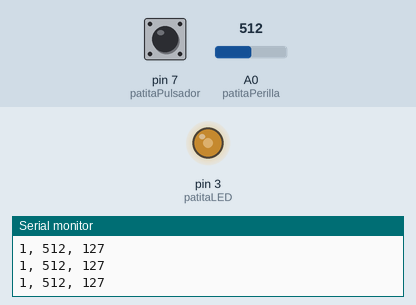
Simulated run of this sketch. Board: Arduino Uno, built with avr-gcc and run on an emulated ATmega328P. Shown: output pins drawn as LEDs (lit = HIGH), the last lines printed to the serial monitor. The inputs (shaded band) are chosen by the test bench; at power-on: A0 (patitaPerilla) = 512, pin 7 (patitaPulsador) HIGH.

Above: at 1.2 s.
1.3 s: A0 (patitaPerilla) set to 122
At 2.1 s:
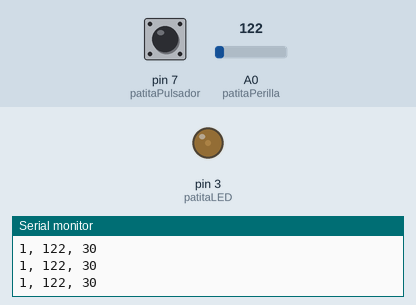
2.8 s: pin 7 (patitaPulsador) pulled LOW for 0.15 s
At 3.8 s:
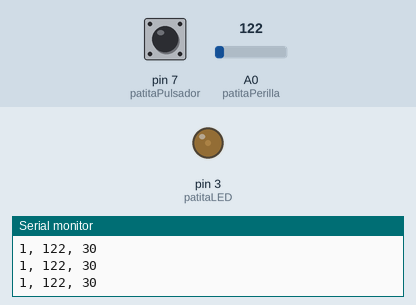
4.4 s: A0 (patitaPerilla) set to 716
At 5.5 s:
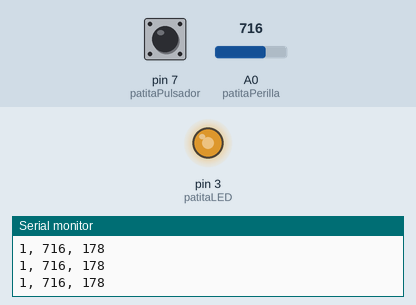
5.9 s: A0 (patitaPerilla) set to 900
At 6.7 s:
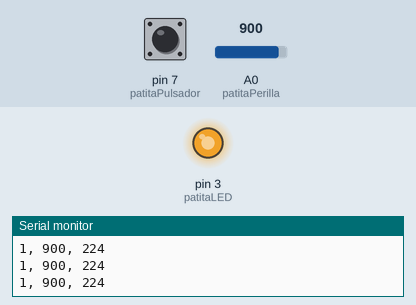
7.4 s: A0 (patitaPerilla) set to 511
At 7.8 s:
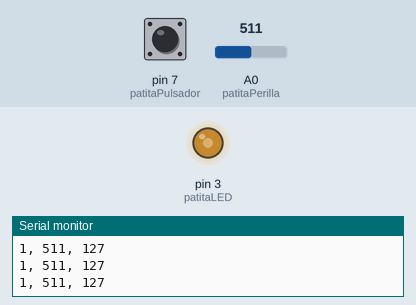
8.9 s: pin 7 (patitaPulsador) pulled LOW for 3.2 s
At 10.2 s:
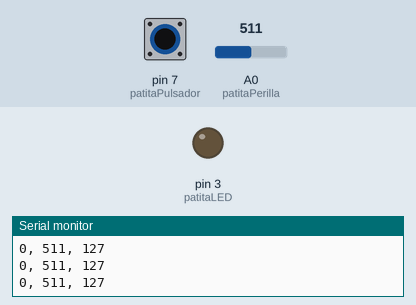
Timing chart, 0 to 13.6 s (numbered marks = the images above; inputs shaded):
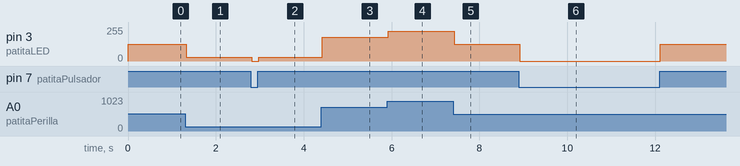

Measured:
- after the input at 1.3 s, pin 3 (patitaLED): 127/255 → 30/255 at once
- after the input at 2.8 s, pin 3 (patitaLED): 30/255 → 0/255 at once, → 30/255 0.15 s later
- after the input at 4.4 s, pin 3 (patitaLED): 30/255 → 178/255 at once
- after the input at 5.9 s, pin 3 (patitaLED): 178/255 → 224/255 at once
- after the input at 7.4 s, pin 3 (patitaLED): 224/255 → 127/255 at once
- after the input at 8.9 s, pin 3 (patitaLED): 127/255 → 0/255 at once, → 127/255 3.2 s later

The sketch:

ej_04_pulsador.ino
```cpp
// ej_04_pulsador
// por montoyamoraga
// para Academia Sinestesia
// Fondart Iquique Medios Interactivos 2022
// v0.0.1 noviembre 2022
// hecho con Arduino 2.0.1

// variable para patita conectada a LED
int patitaLED = 3;

// variable para definir patita de lectura analogica
int patitaPerilla = A0;
// variable para almacenar valor de la perilla
int valorPerilla = 0;
// variable para almacenar valor mapeado de la perilla
int valorPerillaMapeado = 0;

// patita pulsador
int patitaPulsador = 7;
// valor del sensor patita pulsador
int valorPulsador = 0;

// setup() ocurre una vez al principio
void setup() {
  // definir la patita conectada a LED como salida
  pinMode(patitaLED, OUTPUT);

  // definir la patita conectada a LED como entrada
  pinMode(patitaPulsador, INPUT);

  // iniciar comunicacion serial
  Serial.begin(9600);
}

// loop() ocurre despues de setup, en bucle
void loop() {

  // leer perilla
  valorPerilla = analogRead(patitaPerilla);

  // leer pulsador
  valorPulsador = digitalRead(patitaPulsador);

  // como el valor de entrada analogica es entre 0 y 1023
  // y el valor de salida analoga que podemos hacer es entre 0 y 255
  // usamos la funcion map() para ajustar el valor
  valorPerillaMapeado = map(valorPerilla, 0, 1023, 0, 255);

  // imprimir valores sensores
  Serial.print(valorPulsador);
  Serial.print(", ");
  Serial.print(valorPerilla);
  Serial.print(", ");
  Serial.println(valorPerillaMapeado);

  // si el boton no esta presionado
  if (valorPulsador == 0) {
    // apagar LED
    analogWrite(patitaLED, 0);
  }
  // si el boton esta presionado
  else {
    // prender LED con funcion analogWrite
    analogWrite(patitaLED, valorPerillaMapeado);
  }
}
```
